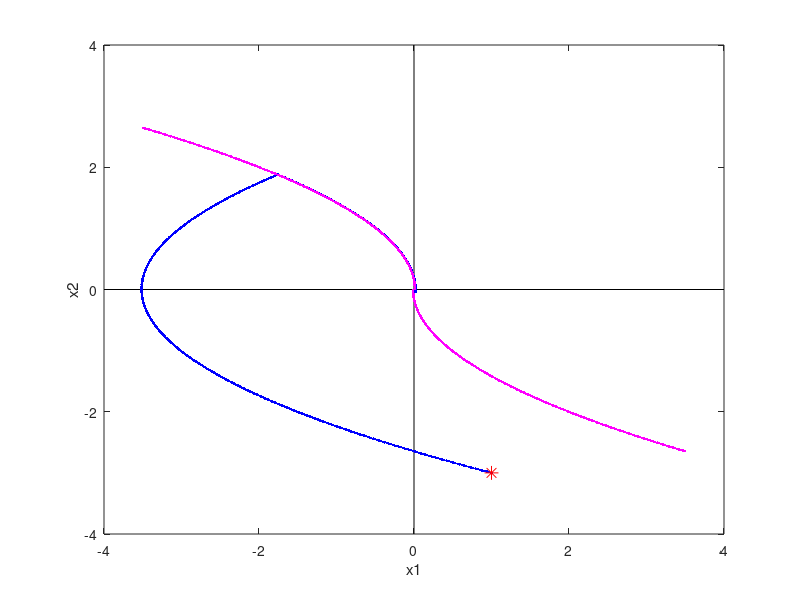

Write the MATLAB code that produced this figure.
% 例程 6.12  继电控制（Bang-bang）策略
%  卫星姿态控制仿真
%  初始点
x10 = 1;
x20 = -3;
figure(1)
%  绘制坐标轴
plot([-4, 4], [0, 0], 'k');
hold on;
plot([0, 0], [-4, 4], 'k');
dt = 0.01;
U = 1;
aux = 0;
t = 0;
x1 = x10;
x2 = x20;
%  欧拉积分法求解
while  (t < 6.8)
    plot(x1, x2, 'b.');
    aux = (U*x1) + (0.5*x2*abs(x2));
    if (aux > 0)
        p = -U;
    else
        p = U;
    end
    dx1 = x2*dt;
    dx2 = p*dt;
    x1 = x1 + dx1;
    x2 = x2 + dx2;
    t = t + dt;  %  时间增量
end
%  绘制切换线
%  上半部分
t = 0;
x1 = -3.5;
x2 = sqrt(abs(2*U*x1));
while (x2 >0)
    plot(x1, x2, 'm');
    dx1 = x2*dt;
    dx2 = -U*dt;
    x1 = x1 + dx1;
    x2 = x2 + dx2;
    t = t + dt; %时间增量
end
%  下半部分
t = 0;
x1 = 3.5;
x2 = -sqrt(abs(2*U*x1));
while (x2 < 0)
    plot(x1, x2, 'm');
    dx1 = x2*dt;
    dx2 = U*dt;
    x1 = x1 + dx1;
    x2 = x2 + dx2;
    t = t + dt;  %  时间增量
end
%  绘制初始点
plot(x10, x20, 'r*', 'MarkerSize', 10);
axis([-4, 4, -4, 4]);
xlabel('x1');  ylabel('x2');
